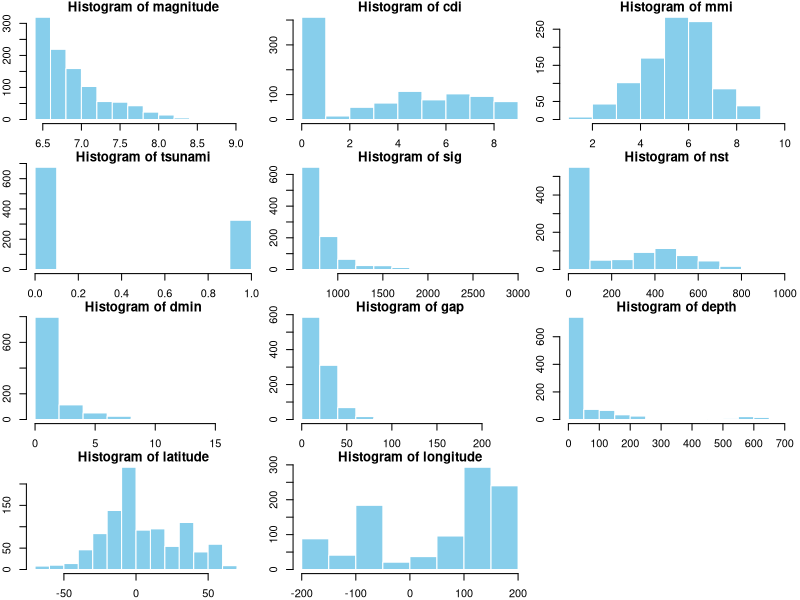
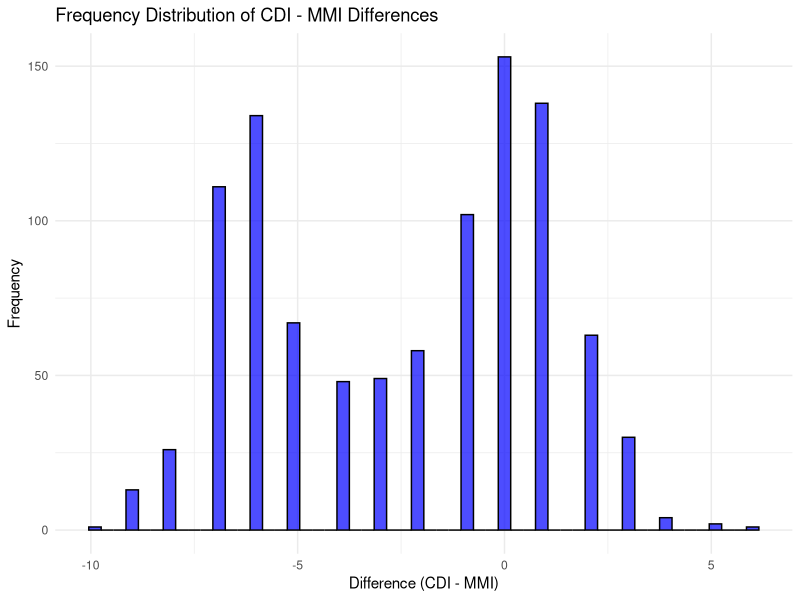
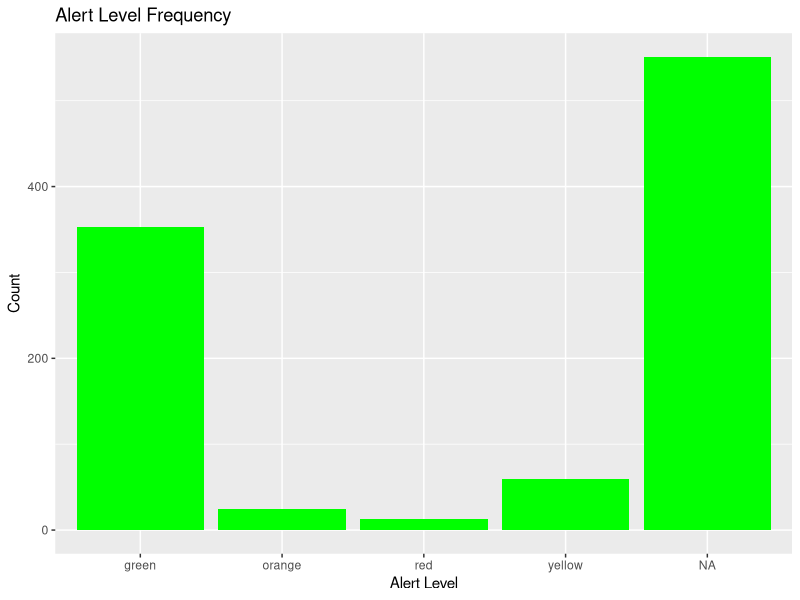
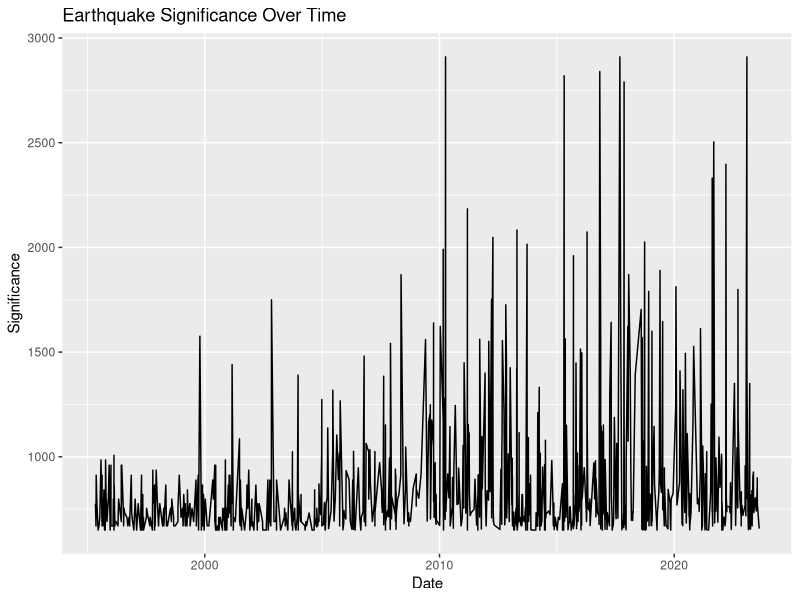
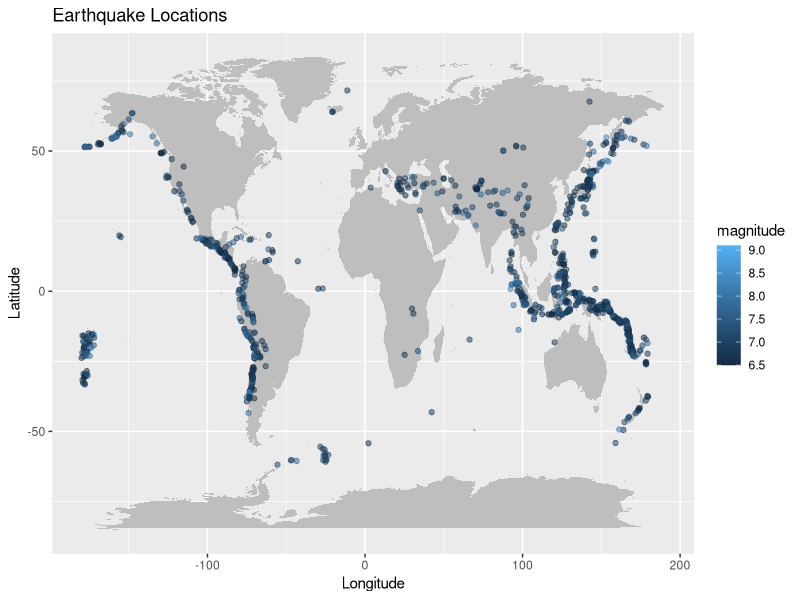
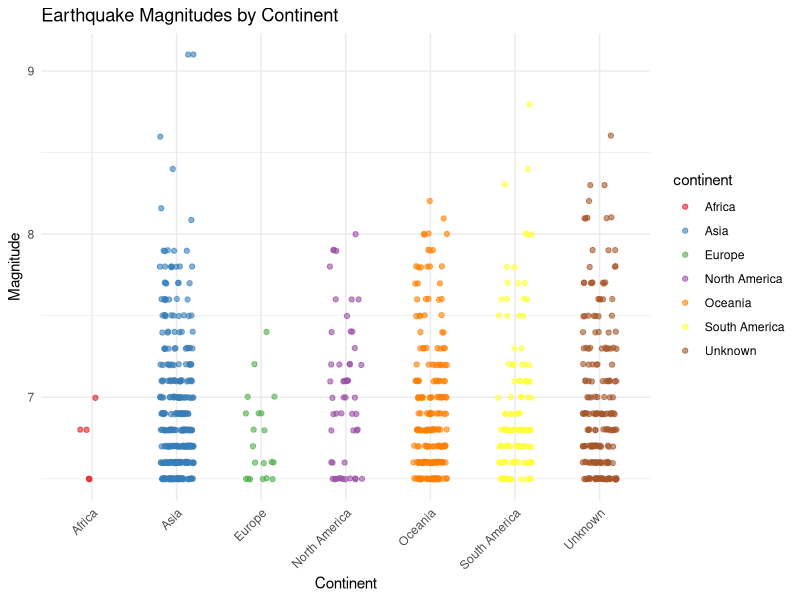
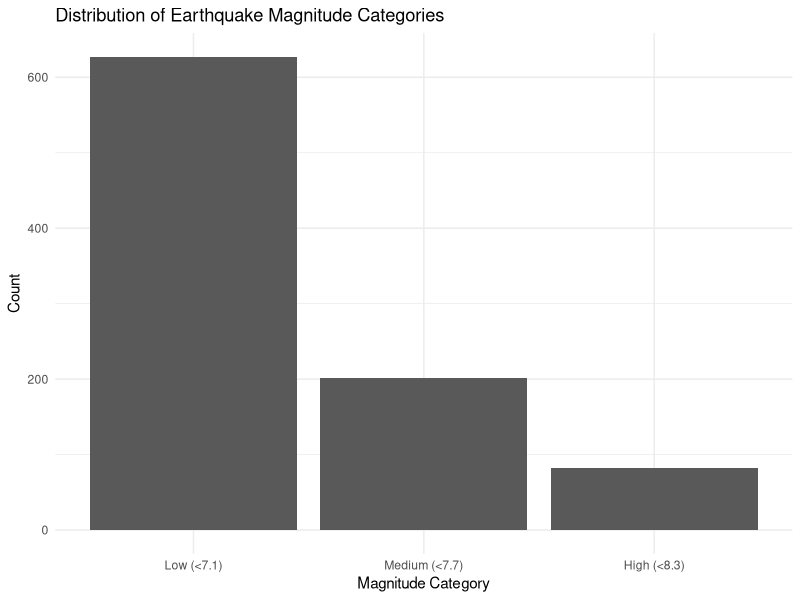
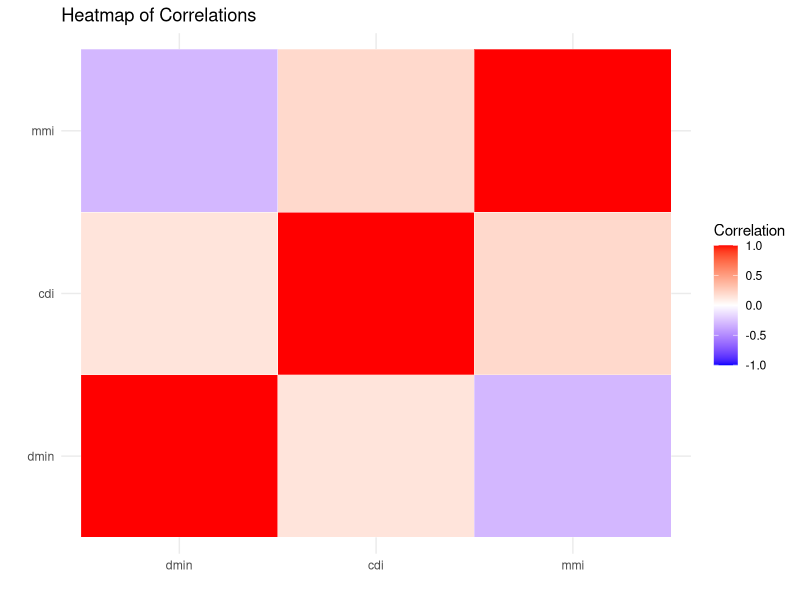

Write the R code that produced these figures, in order.
## ---- chunk 1
library(readr)
data <- read_csv("dataset/earthquake_1995-2023.csv")
head(data)
## ---- chunk 2
head(data)
summary(data)
## ---- chunk 3
library(nortest)
analyze_variable <- function(var_name, data) {
  var_data <- data[[var_name]]
  var_data <- unique(var_data)
  if (is.character(var_data) || is.factor(var_data) || length(unique(var_data)) < 10) {
    cat("Categorical Variable:", var_name, "\n")
    counts <- table(var_data, useNA = "ifany")
    cat("\n")
  } else {
    cat("Numerical Variable:", var_name, "\n")
    var_data <- na.omit(as.numeric(var_data))
    if (length(var_data) > 1) {
      is_discrete <- all(var_data == floor(var_data))
      
      normal_test <- ad.test(var_data)$p.value
      exp_test <- ks.test(var_data, "pexp", rate = 1 / mean(var_data))$p.value
      unif_test <- ks.test(var_data, "punif", min = min(var_data), max = max(var_data))$p.value
      chi_square_test <- ks.test(var_data, "pchisq", df = mean(var_data))$p.value
      
      closest_dist <- ifelse(normal_test > 0.05, "Normal",
                             ifelse(exp_test > 0.05, "Exponential",
                                    ifelse(unif_test > 0.05, "Uniform",
                                                  ifelse(chi_square_test > 0.05, "Chi-Square", "Unknown"))))
      
      cat("  Is Discrete:", is_discrete, "\n")
      cat("  Normality test p-value:", normal_test, "\n")
      cat("  Exponential test p-value:", exp_test, "\n")
      cat("  Uniform test p-value:", unif_test, "\n")
      cat("  Chi-Square test p-value:", chi_square_test, "\n")
      cat("  Closest distribution:", closest_dist, "\n\n")
    } else {
      cat("  Insufficient data for analysis.\n\n")
    }
  }
}

for (var in colnames(data)) {
  analyze_variable(var, data)
}
## ---- chunk 4
numeric_vars <- sapply(data, is.numeric)
numeric_data <- data[, numeric_vars]

num_vars <- sum(numeric_vars)
rows <- ceiling(sqrt(num_vars))
cols <- ceiling(num_vars / rows)

par(mfrow = c(rows, cols), mar = c(2, 2, 1, 0.5))

for (var_name in colnames(numeric_data)) {
  hist(numeric_data[[var_name]], 
       main = paste("Histogram of", var_name), 
       xlab = var_name, 
       col = "skyblue", 
       border = "white")
}

par(mfrow = c(1, 1))
## ---- chunk 5
colSums(is.na(data))
## ---- chunk 6
library(lubridate)
data$date_time <- dmy_hm(data$date_time)
## ---- chunk 7
library(ggplot2)
print("The summary of the magnitude of the earthquakes")
summary(data$magnitude)
print("The summary of the maximum reported intensity for the event")
summary(data$cdi)
print("The summary of the maximum estimated instrumental intensity for the event")
summary(data$mmi)
## ---- chunk 8
library(ggplot2)

cdi_mmi_diff <- data$cdi - data$mmi

ggplot(data.frame(cdi_mmi_diff), aes(x = cdi_mmi_diff)) +
  geom_histogram(binwidth = 0.3, fill = "blue", color = "black", alpha = 0.7) +
  labs(
    title = "Frequency Distribution of CDI - MMI Differences",
    x = "Difference (CDI - MMI)",
    y = "Frequency"
  ) +
  theme_minimal()

## ---- chunk 9
table(data$alert)
table(data$magType)
## ---- chunk 10
ggplot(data, aes(x = alert)) + geom_bar(fill = "green") +
    labs(title = "Alert Level Frequency", x = "Alert Level", y = "Count")
## ---- chunk 11
ggplot(data, aes(x = date_time, y = sig)) + geom_line() +
    labs(title = "Earthquake Significance Over Time", x = "Date", y = "Significance")
## ---- chunk 12
library(knitr)
# Calculate NA counts for 'country' and 'magnitude' columns
na_country <- sum(is.na(data[['country']]))
na_magnitude <- sum(is.na(data[['magnitude']]))
na_continent <- sum(is.na(data[['continent']]))

na_summary <- data.frame(
  Column = c("country", "magnitude", "continent"),
  NA_Count = c(na_country, na_magnitude, na_continent)
)

# Display the summary table using kable
kable(na_summary, caption = "Summary of missing values before filling data")


# Read in the dataset with filled countries
data_country <- read_csv("dataset/earthquake_1995-2023-country.csv", show_col_types = FALSE)
na_country <- sum(is.na(data_country[['country']]))
na_magnitude <- sum(is.na(data_country[['magnitude']]))
na_continent <- sum(is.na(data_country[['continent']]))

na_summary_country <- data.frame(
  Column = c("country", "magnitude", "continent"),
  NA_Count = c(na_country, na_magnitude, na_continent)
)
kable(na_summary_country, caption = "Summary of missing values after filling data")

## ---- chunk 13
world_map <- map_data("world")
ggplot() + 
    geom_polygon(data = world_map, aes(x = long, y = lat, group = group), fill = "gray") +
    geom_point(data = data_country, aes(x = longitude, y = latitude, color = magnitude), alpha = 0.5) +
    labs(title = "Earthquake Locations", x = "Longitude", y = "Latitude")
## ---- chunk 14
library(ggplot2)
data_country$continent <- gsub("AF", "Africa", data_country$continent)
data_country$continent <- gsub("AS", "Asia", data_country$continent)
data_country$continent <- gsub("EU", "Europe", data_country$continent)
data_country$continent <- gsub("OC", "Oceania", data_country$continent)
data_country$continent <- gsub("SA", "South America", data_country$continent)
# Filter out rows with missing values
data_country <- data_country[!is.na(data_country$magnitude) & !is.na(data_country$continent), ]

# Plot all earthquake magnitudes by continent
ggplot(data_country, aes(x = continent, y = magnitude, color = continent)) +
  geom_jitter(alpha = 0.6, width = 0.2) + 
  labs(title = "Earthquake Magnitudes by Continent",
       x = "Continent",
       y = "Magnitude") +
  theme_minimal() +
  theme(axis.text.x = element_text(angle = 45, hjust = 1)) +
  scale_color_brewer(palette = "Set1")

## ---- chunk 15
data_country$magnitude_category <- ifelse(
  is.na(data_country$magnitude), "NA",
  ifelse(data_country$magnitude < 7.1, "Low (<7.1)",
         ifelse(data_country$magnitude < 7.7, "Medium (<7.7)", "High (<8.3)"))
)

# Set the order of magnitude_category
data_country$magnitude_category <- factor(
  data_country$magnitude_category,
  levels = c("Low (<7.1)", "Medium (<7.7)", "High (<8.3)")
)

# Plot histogram
ggplot(data_country, aes(x = magnitude_category)) +
  geom_bar() +
  labs(title = "Distribution of Earthquake Magnitude Categories",
       x = "Magnitude Category",
       y = "Count") +
  theme_minimal()

## ---- chunk 16
# Create a contingency table for the counts of earthquakes by category and country
contingency_table <- table(data_country$continent, data_country$magnitude_category)
print(contingency_table)

## ---- chunk 17
# Group continents with fewer counts into "Other"
data_country$continent_grouped <- ifelse(
  data_country$continent %in% c("Africa", "Europe", "Oceania"),
  "Other",
  data_country$continent
)

contingency_table_grouped <- table(data_country$continent_grouped, data_country$magnitude_category)
print(contingency_table_grouped)
#Perform test
chisq_test_sim <- chisq.test(contingency_table_grouped, simulate.p.value = TRUE)

print(chisq_test_sim)

## ---- chunk 18
library(ggplot2)
library(reshape2)

cor_matrix <- cor(data[, c("dmin", "cdi", "mmi")])

# Melt the correlation matrix for ggplot
cor_melt <- melt(cor_matrix)

# Plot heatmap
ggplot(cor_melt, aes(x = Var1, y = Var2, fill = value)) +
  geom_tile(color = "white") +
  scale_fill_gradient2(low = "blue", high = "red", mid = "white", midpoint = 0, 
                       limit = c(-1, 1), name = "Correlation") +
  theme_minimal() +
  labs(title = "Heatmap of Correlations", x = "", y = "")

# reliability based on cdi and mmi thresholds
data$reliability <- ifelse(data$cdi > 5 & data$mmi > 5, 1, 0)

# Check reliability distribution
table(data$reliability)

# Subset data
reliable <- subset(data, reliability == 1)
less_reliable <- subset(data, reliability == 0)

# Perform t-test on dmin
t_test_result <- t.test(reliable$dmin, less_reliable$dmin)
print(t_test_result)
